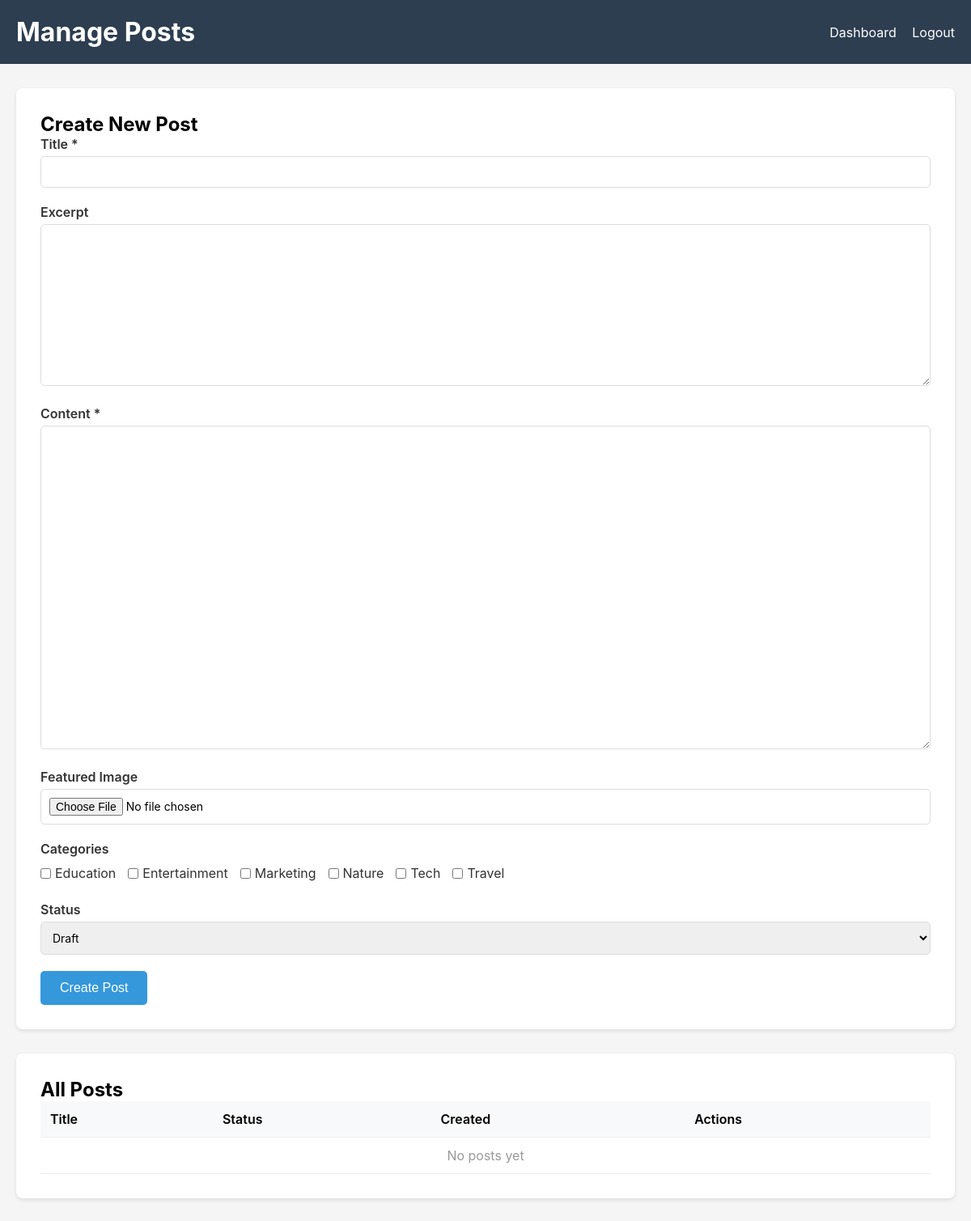
The app's page /backend/admin/posts.php (signed in) with its own data.
### tables this page shows
CREATE TABLE IF NOT EXISTS categories (
    id INT AUTO_INCREMENT PRIMARY KEY,
    name VARCHAR(100) NOT NULL UNIQUE,
    slug VARCHAR(100) NOT NULL UNIQUE,
    description TEXT,
    created_at TIMESTAMP DEFAULT CURRENT_TIMESTAMP,
    updated_at TIMESTAMP DEFAULT CURRENT_TIMESTAMP ON UPDATE CURRENT_TIMESTAMP
);

### backend/includes/functions.php (called while the page is built, shortened)
<?php
function escape($data) {
    return htmlspecialchars($data, ENT_QUOTES, 'UTF-8');
}
function getCategories() {
    $pdo = getDBConnection();
    $stmt = $pdo->query("SELECT * FROM categories ORDER BY name ASC");
    return $stmt->fetchAll();
}

### backend/admin/posts.php (the view, shortened to what this page needs)
<?php
require_once __DIR__ . '/../includes/functions.php';
$post = null;
$postCategories = [];
$allPosts = getPosts(null);
$categories = getCategories();
?>
<!DOCTYPE html>
<html lang="en">
<head>
</head>
<body>
    <div class="header">
        <div class="header-content">
            <h1>Manage Posts</h1>
            <div>
                <a href="index.php">Dashboard</a>
                <a href="logout.php">Logout</a>
            </div>
        </div>
    </div>
    <div class="container">
        <div class="form-container">
            <h2><?php echo $post ? 'Edit Post' : 'Create New Post'; ?></h2>
            <form method="POST" enctype="multipart/form-data">
                <div class="form-group">
                    <label for="title">Title *</label>
                    <input type="text" id="title" name="title" required
                           value="<?php echo $post ? escape($post['title']) : ''; ?>">
                </div>
                <div class="form-group">
                    <label for="excerpt">Excerpt</label>
                    <textarea id="excerpt" name="excerpt"><?php echo $post ? escape($post['excerpt']) : ''; ?></textarea>
                </div>
                <div class="form-group">
                    <label for="content">Content *</label>
                    <textarea id="content" name="content" required><?php echo $post ? escape($post['content']) : ''; ?></textarea>
                </div>
                <div class="form-group">
                    <label for="featured_image">Featured Image</label>
                    <input type="file" id="featured_image" name="featured_image" accept="image/*">
                </div>
                <div class="form-group">
                    <label for="categories">Categories</label>
                    <div class="checkbox-group">
                        <?php foreach ($categories as $category): ?>
                            <label>
                                <input type="checkbox" name="categories[]" value="<?php echo $category['id']; ?>"
                                       <?php echo in_array($category['id'], $postCategories) ? 'checked' : ''; ?>>
                                <?php echo escape($category['name']); ?>
                            </label>
                        <?php endforeach; ?>
                    </div>
                </div>
                <div class="form-group">
                    <label for="status">Status</label>
                    <select id="status" name="status">
                        <option value="draft" <?php echo ($post && $post['status'] === 'draft') ? 'selected' : ''; ?>>Draft</option>
                    </select>
                </div>
                <button type="submit" class="btn btn-primary"><?php echo $post ? 'Update Post' : 'Create Post'; ?></button>
            </form>
        </div>
        <div class="list-container">
            <h2>All Posts</h2>
            <table>
                <thead>
                    <tr>
                        <th>Title</th>
                        <th>Status</th>
                        <th>Created</th>
                        <th>Actions</th>
                    </tr>
                </thead>
                <tbody>
                    <?php if (empty($allPosts)): ?>
                        <tr>
                            <td colspan="4" style="text-align: center; color: #999;">No posts yet</td>
                        </tr>
                    <?php endif; ?>
                </tbody>
            </table>
        </div>
    </div>
</body>
</html>

### backend/admin/posts.php (style rules this page uses)
* { margin: 0; padding: 0; box-sizing: border-box; }
body { font-family: -apple-system, BlinkMacSystemFont, 'Segoe UI', Roboto, sans-serif; background: #f5f5f5; }
.header { background: #2c3e50; color: white; padding: 20px; }
.header-content { max-width: 1200px; margin: 0 auto; display: flex; justify-content: space-between; align-items: center; }
.header a { color: white; text-decoration: none; margin-left: 15px; }
.container { max-width: 1200px; margin: 30px auto; padding: 0 20px; }
.form-container, .list-container { background: white; padding: 30px; border-radius: 8px; box-shadow: 0 2px 5px rgba(0,0,0,0.1); margin-bottom: 30px; }
.form-group { margin-bottom: 20px; }
label { display: block; margin-bottom: 5px; font-weight: 600; color: #333; }
input[type="text"], input[type="file"], textarea, select { width: 100%; padding: 10px; border: 1px solid #ddd; border-radius: 5px; font-size: 14px; font-family: inherit; }
textarea { min-height: 200px; resize: vertical; }
#content { min-height: 400px; }
.checkbox-group { display: flex; flex-wrap: wrap; gap: 15px; margin-top: 10px; }
.checkbox-group label { display: flex; align-items: center; font-weight: normal; cursor: pointer; }
.checkbox-group input[type="checkbox"] { width: auto; margin-right: 5px; }
.btn { padding: 12px 24px; border: none; border-radius: 5px; cursor: pointer; font-size: 16px; text-decoration: none; display: inline-block; }
.btn-primary { background: #3498db; color: white; }
table { width: 100%; border-collapse: collapse; }
th, td { padding: 12px; text-align: left; border-bottom: 1px solid #eee; }
th { background: #f8f9fa; font-weight: 600; }

### records on screen
categories: name "Education"
categories: name "Entertainment"
categories: name "Marketing"
categories: name "Nature"
categories: name "Tech"
categories: name "Travel"
